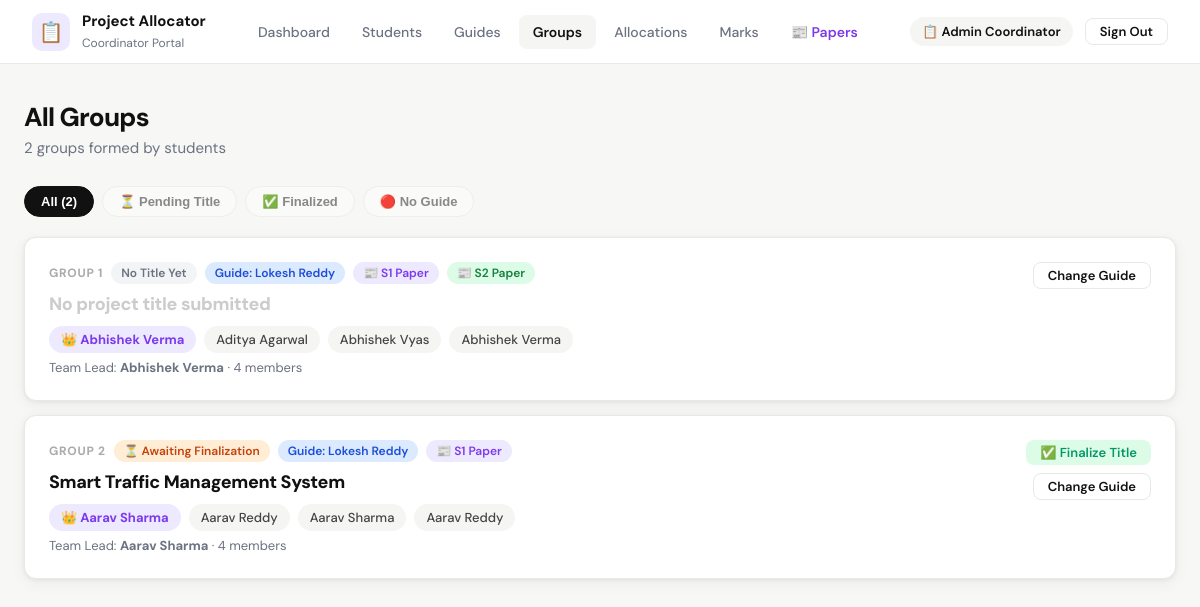
Screenshot of /coordinator/groups (signed in) with the database file from the repository.
### tables this page shows
CREATE TABLE guide (
            id INTEGER PRIMARY KEY AUTOINCREMENT,
            name TEXT NOT NULL,
            email TEXT UNIQUE NOT NULL,
            password TEXT NOT NULL,
            department TEXT,
            expertise TEXT,
            created_at TEXT DEFAULT CURRENT_TIMESTAMP
        );

CREATE TABLE project_group (
            id INTEGER PRIMARY KEY AUTOINCREMENT,
            team_lead_id INTEGER,
            project_title TEXT,
            guide_id INTEGER,
            created_at TEXT DEFAULT CURRENT_TIMESTAMP, title_finalized INTEGER DEFAULT 0,
            FOREIGN KEY(team_lead_id) REFERENCES student(id),
            FOREIGN KEY(guide_id) REFERENCES guide(id)
        );

CREATE TABLE student (
            id INTEGER PRIMARY KEY AUTOINCREMENT,
            name TEXT NOT NULL,
            prn TEXT UNIQUE NOT NULL,
            division TEXT,
            department TEXT,
            email TEXT UNIQUE,
            password TEXT,
            created_at TEXT DEFAULT CURRENT_TIMESTAMP
        );

### app.py (the view)
@app.route('/coordinator/groups')
@login_required('coordinator')
def coord_groups():
    conn = get_db()
    groups = conn.execute("""
        SELECT pg.id, pg.project_title, pg.title_finalized, pg.guide_id,
               s.name as lead_name, s.prn as lead_roll,
               g.name as guide_name,
               (SELECT COUNT(*) FROM group_member WHERE group_id=pg.id) as member_count
        FROM project_group pg
        LEFT JOIN student s ON pg.team_lead_id = s.id
        LEFT JOIN guide g ON pg.guide_id = g.id
        ORDER BY pg.created_at DESC
    """).fetchall()
    guides = conn.execute("SELECT id, name, department FROM guide ORDER BY name").fetchall()
    groups_with_members = []
    for grp in groups:
        members = conn.execute("""
            SELECT s.name, s.prn FROM group_member gm
            JOIN student s ON gm.student_id = s.id
            WHERE gm.group_id=?
        """, (grp['id'],)).fetchall()
        papers = conn.execute(
            "SELECT stage FROM paper_publication WHERE group_id=?", (grp['id'],)
        ).fetchall()
        paper_stages = [p['stage'] for p in papers]
        groups_with_members.append({'group': grp, 'members': members, 'paper_stages': paper_stages})
    conn.close()
    return render_template('coordinator/groups.html', groups=groups_with_members, guides=guides)

### app.py (called while the page is built)
def get_db():
    conn = sqlite3.connect(DB)
    conn.row_factory = sqlite3.Row
    return conn

def login_required(role):
    def decorator(f):
        @wraps(f)
        def decorated(*args, **kwargs):
            if session.get('role') != role:
                flash('Please login to continue.', 'warning')
                return redirect(url_for('login'))
            return f(*args, **kwargs)
        return decorated
    return decorator

### templates/coordinator/groups.html (shortened to what this page needs)
{% extends "base.html" %}
{% block content %}
<div class="page fade-in">
  <div class="page-header">
    <h1>All Groups</h1>
    <p>{{ groups|length }} groups formed by students</p>
  </div>
  {% if not groups %}
  <div class="card">
    <div class="empty">
      <div class="empty-icon">👥</div>
      <h3>No Groups Yet</h3>
      <p>Students will form groups from their portal.</p>
    </div>
  </div>
  {% else %}
  <div style="display:flex;gap:8px;margin-bottom:20px;flex-wrap:wrap;">
    <button onclick="filterGroups('all', this)" class="filter-btn"
      style="padding:7px 16px;border-radius:20px;border:1.5px solid #111;background:#111;color:#fff;font-size:13px;font-weight:600;cursor:pointer;">
      All ({{ groups|length }})
    </button>
    <button onclick="filterGroups('pending', this)"
      style="padding:7px 16px;border-radius:20px;border:1.5px solid #eee;background:#fafaf8;color:#888;font-size:13px;font-weight:600;cursor:pointer;">
      ⏳ Pending Title
    </button>
    <button onclick="filterGroups('finalized', this)"
      style="padding:7px 16px;border-radius:20px;border:1.5px solid #eee;background:#fafaf8;color:#888;font-size:13px;font-weight:600;cursor:pointer;">
      ✅ Finalized
    </button>
    <button onclick="filterGroups('noguide', this)"
      style="padding:7px 16px;border-radius:20px;border:1.5px solid #eee;background:#fafaf8;color:#888;font-size:13px;font-weight:600;cursor:pointer;">
      🔴 No Guide
    </button>
  </div>
  <div style="display:flex;flex-direction:column;gap:14px;" id="groupsList">
    {% for item in groups %}
    {% set grp = item.group %}
    {% set members = item.members %}
    {% set paper_stages = item.paper_stages %}
    <div class="group-card card"
         data-finalized="{{ grp.title_finalized }}"
         data-has-title="{{ 1 if grp.project_title else 0 }}"
         data-has-guide="{{ 1 if grp.guide_id else 0 }}">
      <div style="display:flex;justify-content:space-between;align-items:flex-start;flex-wrap:wrap;gap:16px;">
        <div style="flex:1;min-width:260px;">
          <div style="display:flex;align-items:center;gap:8px;margin-bottom:8px;flex-wrap:wrap;">
            <span style="font-size:12px;font-weight:700;color:#aaa;text-transform:uppercase;letter-spacing:0.06em;">GROUP {{ loop.index }}</span>
            {% if grp.title_finalized %}
              <span class="badge badge-green">✅ Title Finalized</span>
            {% elif grp.project_title %}
              <span class="badge badge-orange">⏳ Awaiting Finalization</span>
            {% else %}
              <span class="badge badge-gray">No Title Yet</span>
            {% endif %}
            {% if grp.guide_name %}
              <span class="badge badge-blue">Guide: {{ grp.guide_name }}</span>
            {% else %}
              <span class="badge" style="background:#fee2e2;color:#dc2626;">No Guide</span>
            {% endif %}
            {% if 1 in paper_stages %}<span class="badge badge-purple">📰 S1 Paper</span>{% endif %}
            {% if 2 in paper_stages %}<span class="badge badge-green">📰 S2 Paper</span>{% endif %}
          </div>
          <div style="font-size:18px;font-weight:800;letter-spacing:-0.02em;margin-bottom:10px;color:{% if grp.project_title %}#111{% else %}#ccc{% endif %};">
            {{ grp.project_title or 'No project title submitted' }}
          </div>
          <div style="display:flex;gap:8px;flex-wrap:wrap;margin-bottom:6px;">
            {% for m in members %}
            <span class="member-pill {% if m.prn == grp.lead_roll %}lead{% endif %}">
              {% if m.prn == grp.lead_roll %}👑{% endif %} {{ m.name }}
            </span>
            {% endfor %}
          </div>
          <div class="text-muted">Team Lead: <strong>{{ grp.lead_name or '—' }}</strong> · {{ members|length }} members</div>
        </div>
        <div style="display:flex;flex-direction:column;gap:8px;align-items:flex-end;">
          {% if grp.project_title %}
          <form method="POST" action="/coordinator/groups/finalize-title"
                onsubmit="return confirm('{% if grp.title_finalized %}Un-finalize this title?{% else %}Finalize this project title?{% endif %}')">
            {% if grp.title_finalized %}
              <button type="submit" class="btn btn-sm" style="background:#fff7ed;color:#d97706;border:1.5px solid #fed7aa;">🔓 Un-finalize</button>
            {% else %}
              <button type="submit" class="btn btn-success btn-sm">✅ Finalize Title</button>
            {% endif %}
          </form>
          {% endif %}
          <button class="btn btn-outline btn-sm"
            onclick="openAllocate({{ grp.id }}, '{{ grp.guide_id or '' }}', '{{ (grp.project_title or '')|replace("'","\\'")|replace('"','&quot;') }}')">
            {% if grp.guide_name %}Change Guide{% else %}Allocate Guide{% endif %}
          </button>
        </div>
      </div>
    </div>
    {% endfor %}
  </div>
  {% endif %}
</div>
{% endblock %}

### templates/base.html (style rules this page uses)
*, *::before, *::after { box-sizing: border-box; margin: 0; padding: 0; }
html { scroll-behavior: smooth; }
body { font-family: 'DM Sans', sans-serif; background: #f7f7f5; color: #111; min-height: 100vh; }
:root { --coord: #7c3aed; --guide: #0891b2; --student: #059669; --danger: #dc2626; --warning: #d97706; --border: #e8e8e4; --surface: #ffffff; --muted: #6b7280; --radius: 12px; --shadow: 0 1px 4px rgba(0,0,0,0.06), 0 4px 16px rgba(0,0,0,0.05); --shadow-lg: 0 8px 32px rgba(0,0,0,0.10); }
.page { max-width: 1200px; margin: 0 auto; padding: 36px 24px; }
.page-header { margin-bottom: 28px; }
.page-header h1 { font-size: 26px; font-weight: 800; letter-spacing: -0.03em; }
.page-header p { color: var(--muted); margin-top: 4px; font-size: 15px; }
.card { background: var(--surface); border: 1px solid var(--border); border-radius: var(--radius); padding: 24px; box-shadow: var(--shadow); }
.btn { display: inline-flex; align-items: center; gap: 6px; border: none; border-radius: 8px; font-family: 'DM Sans', sans-serif; font-weight: 600; cursor: pointer; text-decoration: none; transition: all 0.18s; font-size: 14px; padding: 9px 18px; line-height: 1; white-space: nowrap; }
.btn-success { background: #dcfce7; color: var(--student); }
.btn-outline { background: transparent; color: #111; border: 1.5px solid var(--border); }
.btn-sm { padding: 6px 14px; font-size: 13px; }
.badge { display: inline-flex; align-items: center; padding: 3px 10px; border-radius: 20px; font-size: 12px; font-weight: 600; }
.badge-green { background: #dcfce7; color: #15803d; }
.badge-blue { background: #dbeafe; color: #1d4ed8; }
.badge-purple { background: #ede9fe; color: #7c3aed; }
.badge-orange { background: #ffedd5; color: #c2410c; }
.badge-gray { background: #f3f4f6; color: #6b7280; }
.member-pill { display: inline-flex; align-items: center; gap: 6px; padding: 5px 12px; border-radius: 20px; font-size: 13px; font-weight: 500; background: #f5f5f3; color: #444; }
.member-pill.lead { background: #ede9fe; color: #7c3aed; font-weight: 700; }
.fade-in { animation: fadeIn 0.3s ease; }
.text-muted { color: var(--muted); font-size: 13px; }

### rows the page displays
guide: guide_name "Lokesh Reddy" "Lokesh Reddy"
project_group: project_title "No project title submitted"
student: name "Abhishek Verma", name "Abhishek Verma"
student: name "Aditya Agarwal"
student: name "Abhishek Vyas"
student: name "Abhishek Verma"
project_group: project_title "Smart Traffic Management System"
student: name "Aarav Sharma", name "Aarav Sharma"
student: name "Aarav Reddy"
student: name "Aarav Sharma"
student: name "Aarav Reddy"

### other values shown
{{ session.role|capitalize }} "Coordinator"
{{ session.user_name }} "Admin Coordinator"
{{ groups|length }} "2"
{{ members|length }} "4" "4"
